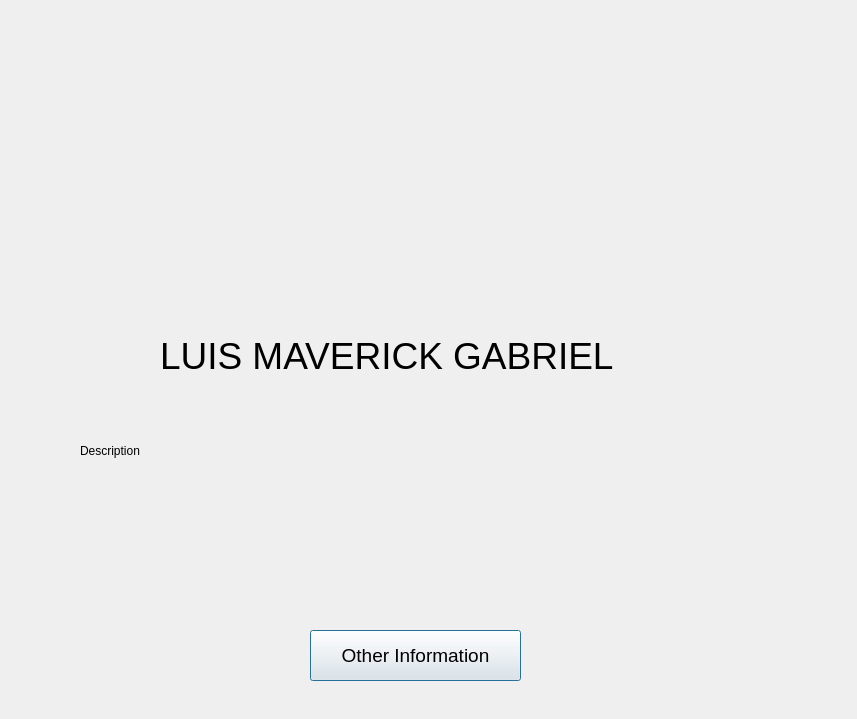
<?xml version="1.0" encoding="UTF-8"?>
<ui version="4.0">
 <class>Gabriel</class>
 <widget class="QDialog" name="Gabriel">
  <property name="geometry">
   <rect>
    <x>0</x>
    <y>0</y>
    <width>857</width>
    <height>719</height>
   </rect>
  </property>
  <property name="windowTitle">
   <string>Dialog</string>
  </property>
  <widget class="QLabel" name="label_2">
   <property name="geometry">
    <rect>
     <x>80</x>
     <y>400</y>
     <width>701</width>
     <height>101</height>
    </rect>
   </property>
   <property name="text">
    <string>Description</string>
   </property>
  </widget>
  <widget class="QPushButton" name="pushButton">
   <property name="geometry">
    <rect>
     <x>310</x>
     <y>630</y>
     <width>211</width>
     <height>51</height>
    </rect>
   </property>
   <property name="font">
    <font>
     <pointsize>14</pointsize>
    </font>
   </property>
   <property name="text">
    <string>Other Information</string>
   </property>
  </widget>
  <widget class="QLabel" name="label">
   <property name="geometry">
    <rect>
     <x>160</x>
     <y>330</y>
     <width>551</width>
     <height>51</height>
    </rect>
   </property>
   <property name="font">
    <font>
     <pointsize>28</pointsize>
    </font>
   </property>
   <property name="text">
    <string>LUIS MAVERICK GABRIEL</string>
   </property>
  </widget>
  <widget class="QLabel" name="label_3">
   <property name="geometry">
    <rect>
     <x>270</x>
     <y>10</y>
     <width>321</width>
     <height>301</height>
    </rect>
   </property>
   <property name="text">
    <string/>
   </property>
   <property name="pixmap">
    <pixmap resource="src.qrc">:/pics/PICTURES FOR GROUPWORK/332343800_688488226295910_2866560317758888520_n.png</pixmap>
   </property>
   <property name="scaledContents">
    <bool>true</bool>
   </property>
   <property name="wordWrap">
    <bool>false</bool>
   </property>
  </widget>
 </widget>
 <resources>
  <include location="src.qrc"/>
 </resources>
 <connections/>
</ui>
